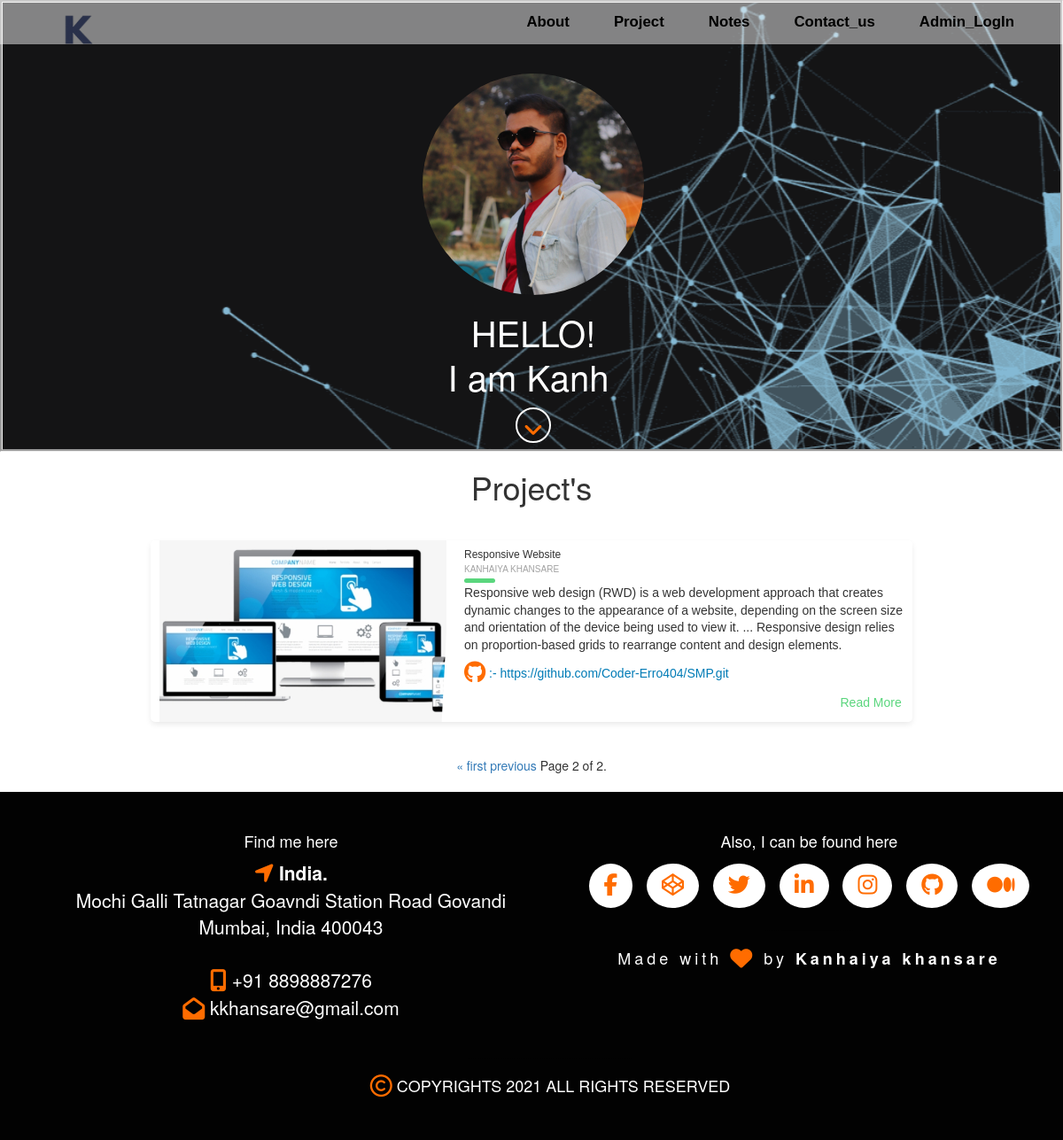
Page /project?page=2 on the committed database.
### resume_app/models.py (models this page shows, shortened)
class addblog(models.Model):
     sno= models.AutoField(primary_key=True)
     p_name= models.CharField(max_length=255)
     author= models.CharField(max_length=225)
     content= models.TextField()
     Decri= models.CharField(max_length=255)
     p_url= models.CharField(max_length=255)
     Img = models.ImageField(upload_to='add_images')
     timeStamp=models.DateTimeField(auto_now_add=True, blank=True)

### resume_app/views.py (the view)
# urls.py: path('project', views.project, name='project'),
def project(request):
    data = addblog.objects.all()
    paginator = Paginator(data, 3) # Show 25 contacts per page.
    page_number = request.GET.get('page')
    page_obj = paginator.get_page(page_number)
    return render(request, 'projects.html',{'page_obj': page_obj})

### templates/projects.html (shortened to what this page needs)
{% extends "base.html" %}
{% load static %}
{% block content %}
<h1 style="text-align: center;">Project's</h1>
<br>
 {% for addblog in page_obj  %}
    <section class="blog" id="Blog">
         <div class="blog-card">
        <div class="meta">
        <div class="photo" style="background-image: url({{ addblog.Img.url }})"></div>
    </div>
    <div class="description">
      <h1>{{ addblog.p_name }}</h1>
      <h2>{{ addblog.author }}</h2>
      <p> {{ addblog.content }}</p>
      <p class="blue-more">
        <a href="{{ addblog.p_url }}"><i class="fa fa-github"> </i> :- {{ addblog.p_url }}</a>
      </p>
      <p class="read-more">
        <a href="#">Read More</a>
      </p>
    </div>
  </div>
            </section>
      {% endfor %}
<center>
<div class="pagination">
    <span class="step-links">
        {% if page_obj.has_previous %}
            <a class="center" href="?page=1">&laquo; first</a>
            <a class="center" href="?page={{ page_obj.previous_page_number }}">previous</a>
        {% endif %}
        <span class="current center">
            Page {{ page_obj.number }} of {{ page_obj.paginator.num_pages }}.
        </span>
    </span>
</div>
</center>
{% endblock content %}

### templates/base.html (shortened to what this page needs)
<!DOCTYPE html>
<html lang="en">
  <head>
  {% load static %}
    <link href="//netdna.bootstrapcdn.com/bootstrap/3.0.2/css/bootstrap.min.css" rel="stylesheet">
    <link href="https://maxcdn.bootstrapcdn.com/font-awesome/4.7.0/css/font-awesome.min.css" rel="stylesheet">
    <link rel="stylesheet" href="https://cdn.jsdelivr.net/npm/@fortawesome/fontawesome-free@5.15.3/css/fontawesome.min.css">
    <link rel="stylesheet" href="https://static2.sharepointonline.com/files/fabric/office-ui-fabric-core/7.2.0/css/fabric.min.css">
    <link href="{% static 'css/style.css' %}" rel="stylesheet" type="text/css">
  </head>
  <body>
    <div class="navbar navbar-inverse navbar-fixed-top" role="navigation" id="menu">
      <div class="container">
        <div class="navbar-header ">
          <a class="navbar-brand" href="#"><img class="rounded mx-auto d-block" src="{% static 'img/k3.gif' %}" alt="Paris" >  </a>
        </div>
        <div class="collapse navbar-collapse circleBehind">
          <ul class="nav navbar-nav">
            <li><a href="index">About</a></li>
            <li><a href="project">Project</a></li>
            <li><a href="Notes">Notes</a></li>
            <li><a href="contact">Contact_us</a></li>
            <li><a href="admin">Admin_LogIn</a></li>
          </ul>
        </div>
      </div>
    </div>
<div class="container-fluid splash" id="splash">
  <div class="container">
    <img src="{% static 'img/kanhaiya.jpg' %}" alt="Portrait of Mr. Roboto" class="profile-image">
    <h1>HELLO!</h1>
    <h1 class="intro-text"> I am  <span class="typed-text" id="typed"> </span><span class="cursor">&nbsp;</span></h1>
    <span class="continue"><a href="#content"><i class="fa fa-angle-down" ></i></a></span>
  </div>
</div>
{% block content %}
{% endblock content %}
	<footer>
		<div class="container footer-container">
			<div class="row footer-row">
				<div class="col-xs-12 col-sm-6 col-md-6 text-center">
			<h4 class="text-center">Find me here</h4>
				 	<address>
					 	<strong><i class="fa fa-location-arrow"></i> India.</strong><br>Mochi Galli Tatnagar Goavndi Station Road Govandi  <br>Mumbai, India 400043<br><br>
					 	<a  class="tel" href="tel:8898887276" type="tel"><i class="fa fa-mobile"></i><span>  +91 8898887276</span></a>
            <br>
            <a  class="tel" href="tel:8898887276" type="tel"><i class="fa fa-envelope-open"></i><span>    kkhansare@gmail.com</span></a>
					</address>
				</div>
				<div class="col-xs-12 col-md-6 col-sm-6 social-section">
					<div class="text-center">
						<h4 class="text-center">Also, I can be found here</h4>
				<div class="text-center social-buttons">
						<a href="https://www.facebook.com/kunal.khansare" class="btn btn-default btn-lg social-button link-facebook"><i class="fa fa-facebook"></i>
						</a>
						<a href="https://codepen.io/kunalkcoder" class="btn btn-default btn-lg social-button link-codepen"><i class="fa fa-codepen"></i>
						</a>
						<a href="https://twitter.com/kkhansare" class="btn btn-default btn-lg social-button link-twitter"><i class="fa fa-twitter"></i>
						</a>
						<a href="https://www.linkedin.com/in/kanhaiya-khansare-47a26a102/" class="btn btn-default btn-lg social-button link-linkedin"><i class="fa fa-linkedin"></i>
						</a>
            <a href="https://www.instagram.com/error404_brain_notfound/" class="btn btn-default btn-lg social-button link-instagram"><i class="fa fa-instagram"></i>
						</a>
            <a href="https://github.com/Coder-Erro404" class="btn btn-default btn-lg social-button link-github"><i class="fa fa-github"></i>
						</a>
            <a href="https://medium.com/@kkhansare" class="btn btn-default btn-lg social-button link-medium"><i class="fa fa-medium"></i>
						</a>
					</div><hr class="footer-hr">
            <h4 class="author">Made with <i class="fa fa-heart"></i> by <strong>Kanhaiya khansare</strong></h4>
					</div>
				</div>
			</div><hr class="copyright">
      <h4><i class="fa fa-copyright"></i> COPYRIGHTS 2021 ALL RIGHTS RESERVED</h4>
		</div>
	</footer>
  </body>
</html>

### rows in the picture
addblog: Img (picture), p_name "Responsive Website", author "KANHAIYA KHANSARE", content "Responsive web design (RWD) is a web development approach that creates dynamic changes to the appearance of a website, depending on the screen size and orientation of the device being used to view it. ... Responsive design relies on proportion-based grids to rearrange content and design elements.", p_url "https://github.com/Coder-Erro404/SMP.git"

### other values in the picture
{{ page_obj.number }} "2"
{{ page_obj.paginator.num_pages }} "2"
